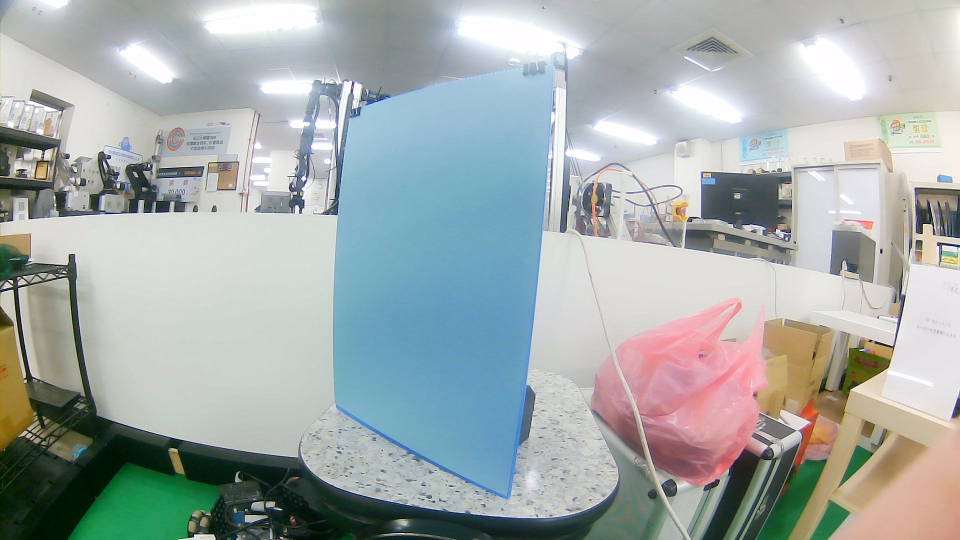
#> input picture test_img/Blue_0001.jpg, 1920 x 1080 px (shown at 1/2 size)
$ python -i tracking.py   (imports and definitions only)
#> lines starting #> are read from the running program, lines starting #| are printed output that depends on the picture; after the words box and inside, x2 and y2 are one past the last pixel; in counts of white or black regions, pixels touching at a corner belong together
#> further down, picture is the input picture: shape (1080, 1920, 3); mean B, G, R 170.5, 171.6, 163.4
import cv2
import numpy as np
import math

def get_line_position(org_img):

    # 匯入圖
    # org_img = cv2.imread("C:/Users/40850/Downloads/IRC_ws/Line/WIN_20230223_16_55_25_Pro.jpg")

    # 裁切區域
    org_img = cv2.resize(org_img, (720,405))
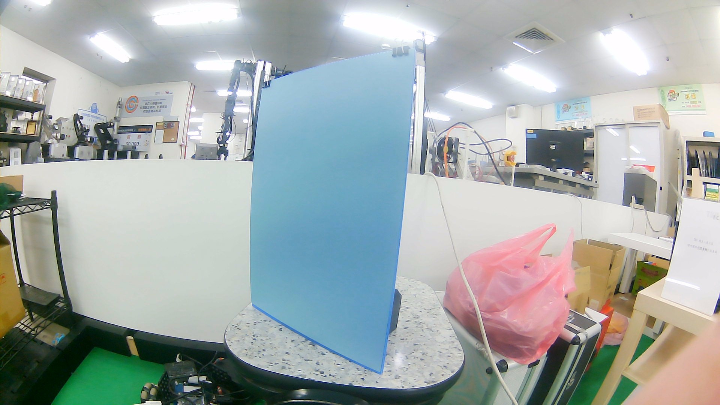
#> org_img: shape (405, 720, 3); mean of channels 0, 1, 2 170.5, 171.5, 163.3; drawn as B, G, R
    org_img = org_img[150:405, 0:720]
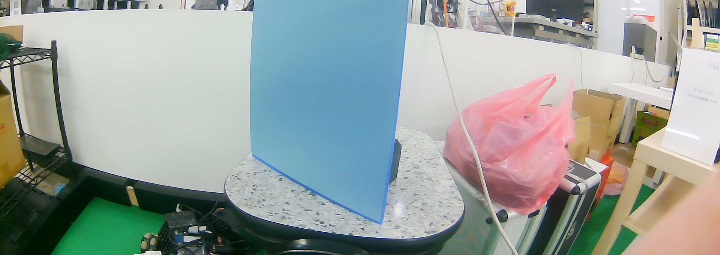
#> org_img: shape (255, 720, 3); mean of channels 0, 1, 2 156, 160, 151.5; drawn as B, G, R

    # gray_img = cv2.cvtColor(org_img, cv2.COLOR_BGR2GRAY)

    # 雙向濾波
    fillter_img = cv2.bilateralFilter(org_img, 10, 50, 300)

    # 中值濾波
    fillter_img = cv2.medianBlur(fillter_img, 37)
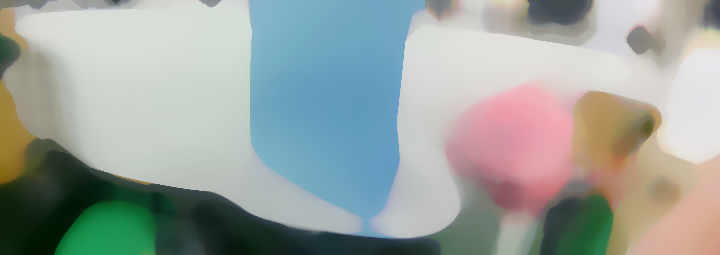
#> fillter_img: shape (255, 720, 3); mean of channels 0, 1, 2 157.8, 162.4, 154.2; drawn as B, G, R

    # 提取邊緣
    canny_img = cv2.Canny(fillter_img, 10, 20, None, 3)
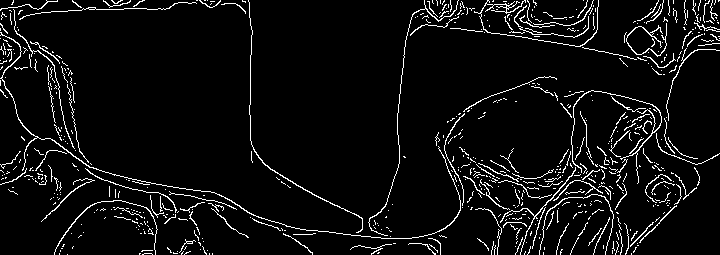
#> canny_img: shape (255, 720); 5.8% white in thin lines or dots

    # 膨脹
    kernel = np.ones((5,5), np.uint8)
    canny_img = cv2.dilate(canny_img, kernel, 1)
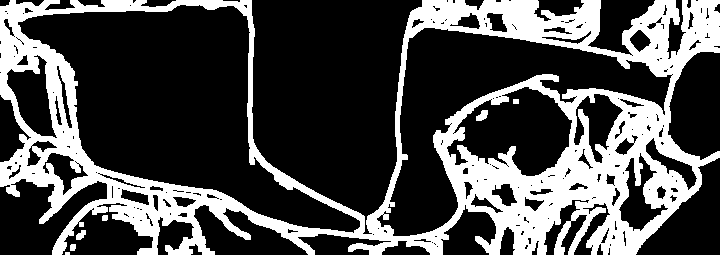
#> canny_img: shape (255, 720); 29.7% white; 7 white regions (1 under 20 px), largest, box (x1, y1, x2, y2) and area: (0, 0, 720, 255) 54315, (476, 110, 488, 121) 90, (76, 230, 86, 240) 67, (70, 244, 76, 251) 39, (102, 215, 108, 221) 34, (513, 99, 519, 104) 30

    # 霍夫找線
    lines = cv2.HoughLinesP(canny_img,1,np.pi/180, 100, 1000, 50)
#> lines = 61 rows, first 6: [74, 6, 173, 8], [168, 4, 243, 5], [473, 188, 567, 169], [107, 184, 165, 191], [514, 197, 615, 193], [523, 186, 575, 183]

    # 計算線
    weights = 0
    if type(lines) == np.ndarray:
        for line in lines:
            for x1,y1,x2,y2 in line:
                angle = math.degrees(math.atan2((y2-y1),(x2-x1)))
                if ((angle>30 and angle<150) or (angle<-30 and angle>-150)):
                    weights += (((x1+x2)-720)*6)*((y1/345)*4)
                    # weights += ((x1+x2)-720)*(y1/345)*100
                    cv2.putText(org_img, str(weights), (x1,y1), cv2.FONT_HERSHEY_SIMPLEX, .5, (0, 255, 255), 1, cv2.LINE_AA)
                    cv2.line(org_img, (x1,y1), (x2,y2), (0,0,255), 2)
            weights = weights/len(lines)
#> this loop made 61 passes
#> (line, weights) on passes 1 to 12: ([[74, 6, 173, 8]], 0), ([[168, 4, 243, 5]], 0), ([[473, 188, 567, 169]], 0), ([[107, 184, 165, 191]], 0), ([[514, 197, 615, 193]], 0), ([[523, 186, 575, 183]], 0), ([[259, 225, 420, 239]], 0), ([[60, 9, 171, 10]], 0), ([[411, 11, 533, 13]], 0), ([[553, 191, 615, 192]], 0), ([[543, 182, 606, 182]], 0), ([[117, 211, 194, 210]], 0)
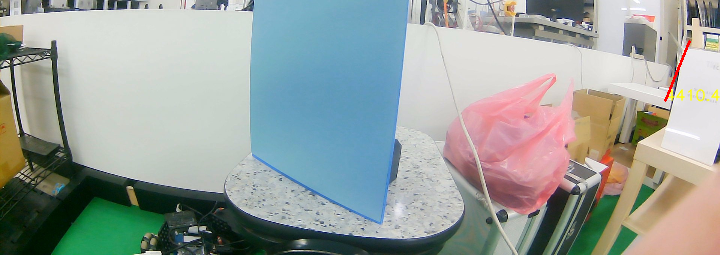
#> org_img: shape (255, 720, 3); 0.28% of pixels changed, all inside (x1, y1, x2, y2) = (664, 40, 720, 102); drawn as B, G, R
#> after the loop, weights = 2.3e-11
    # cv2.imshow('org_img', org_img)
    # cv2.waitKey(1)

    return weights

# [6 lines of commented-out code are left out]

>>> import cv2
>>> picture = cv2.imread('test_img/Blue_0001.jpg')
>>> result = get_line_position(picture)
#> result = 2.3e-11

$ run again, on test_img/Blue_0002.jpg
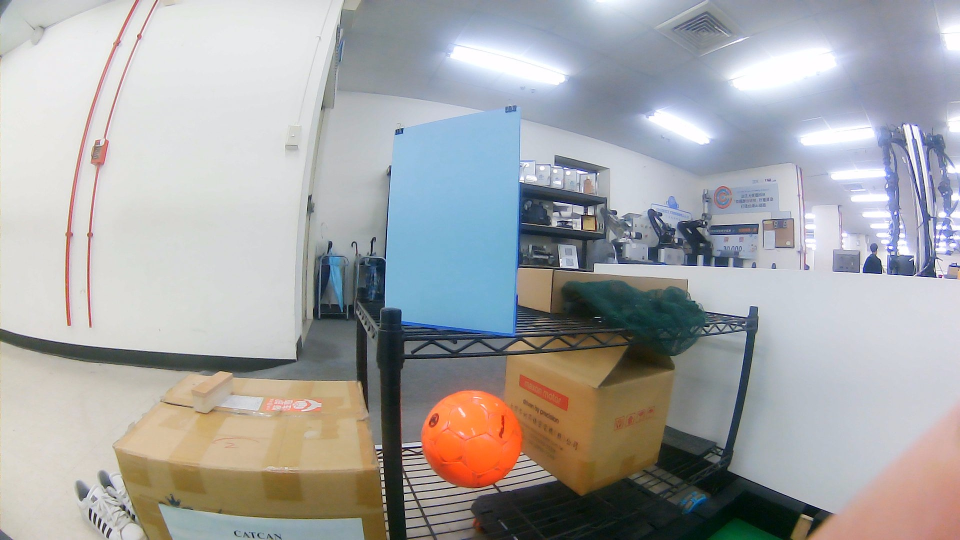
#> input picture test_img/Blue_0002.jpg, 1920 x 1080 px (shown at 1/2 size)
#> picture is the input picture: shape (1080, 1920, 3); mean B, G, R 166.1, 165.4, 165.2
#> in get_line_position, `canny_img = cv2.dilate(canny_img, kernel, 1)`:
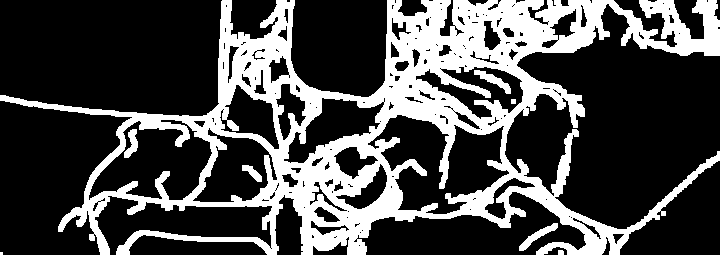
#> canny_img: shape (255, 720); 28.9% white; 8 white regions (1 under 20 px), largest, box (x1, y1, x2, y2) and area: (0, 0, 720, 255) 52022, (519, 223, 558, 251) 298, (474, 70, 511, 94) 287
#> lines = 23 rows, first 6: [0, 97, 122, 116], [393, 75, 471, 57], [344, 209, 425, 211], [490, 57, 546, 25], [542, 51, 592, 42], [349, 211, 456, 216]
#> the loop in get_line_position, `for line in lines:` made 23 passes
#> (line, weights) on passes 1 to 8: ([[0, 97, 122, 116]], 0), ([[393, 75, 471, 57]], 0), ([[344, 209, 425, 211]], 0), ([[490, 57, 546, 25]], 0), ([[542, 51, 592, 42]], 0), ([[349, 211, 456, 216]], 0), ([[350, 210, 460, 215]], 0), ([[327, 210, 414, 216]], 0)
#> after the loop in get_line_position, `for line in lines:`:
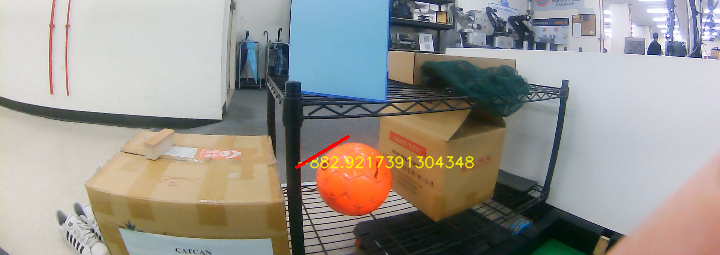
#> org_img: shape (255, 720, 3); mean of channels 0, 1, 2 143.9, 149.7, 153.4; drawn as B, G, R
#> after the loop in get_line_position, `for line in lines:`: weights = -2.13e-11

$ run again, on test_img/Blue_0012.jpg
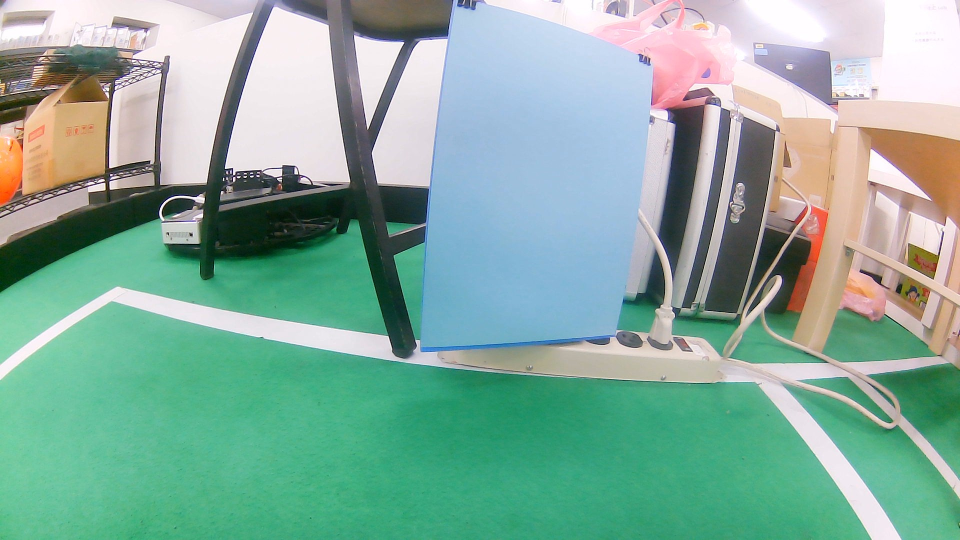
#> input picture test_img/Blue_0012.jpg, 1920 x 1080 px (shown at 1/2 size)
#> picture is the input picture: shape (1080, 1920, 3); mean B, G, R 157.8, 171.7, 134.2
#> in get_line_position, `canny_img = cv2.Canny(fillter_img, 10, 20, None, 3)`:
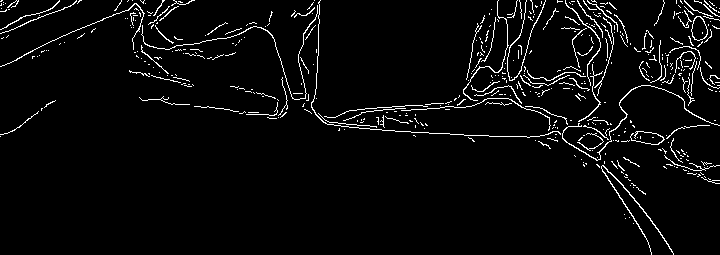
#> canny_img: shape (255, 720); 4% white in thin lines or dots
#> in get_line_position, `canny_img = cv2.dilate(canny_img, kernel, 1)`:
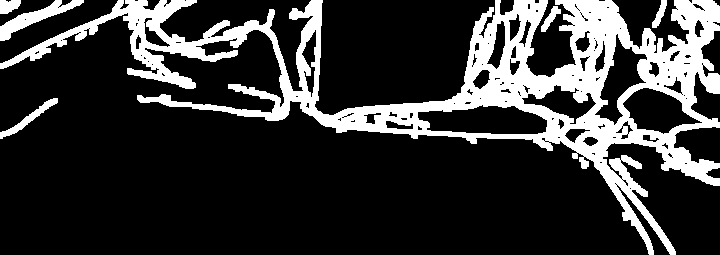
#> canny_img: shape (255, 720); 21% white; 6 white regions, box (x1, y1, x2, y2) and area: (0, 0, 720, 255) 36591, (0, 0, 84, 41) 978, (0, 98, 58, 139) 445, (0, 0, 21, 14) 228, (541, 6, 561, 32) 198, (652, 0, 667, 28) 185
#> lines = 45 rows, first 6: [520, 134, 573, 142], [344, 109, 527, 97], [374, 116, 429, 126], [159, 102, 287, 115], [402, 129, 475, 138], [663, 158, 719, 167]
#> the loop in get_line_position, `for line in lines:` made 45 passes
#> after the loop in get_line_position, `for line in lines:`: weights = 0

$ run again, on test_img/Blue_0013.jpg
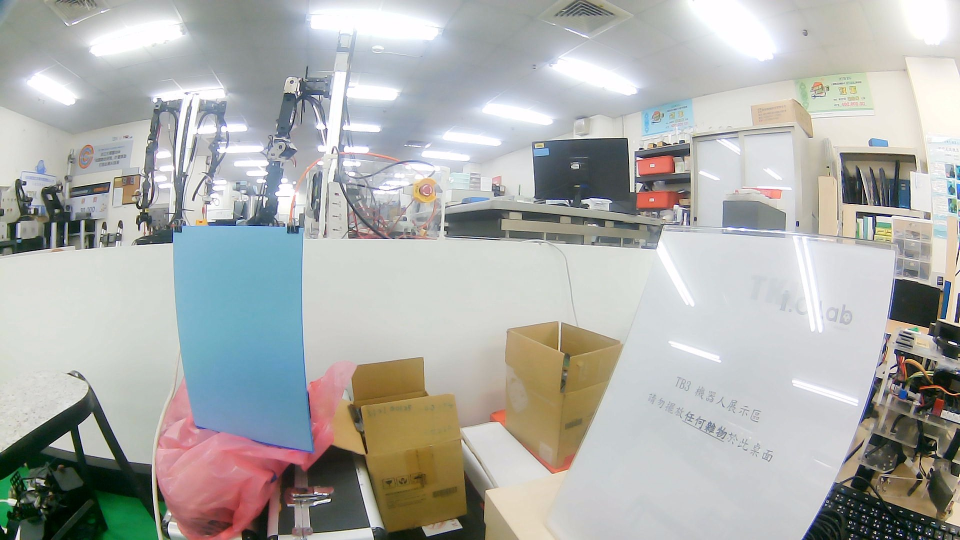
#> input picture test_img/Blue_0013.jpg, 1920 x 1080 px (shown at 1/2 size)
#> picture is the input picture: shape (1080, 1920, 3); mean B, G, R 171.1, 174.2, 173
#> in get_line_position, `canny_img = cv2.dilate(canny_img, kernel, 1)`:
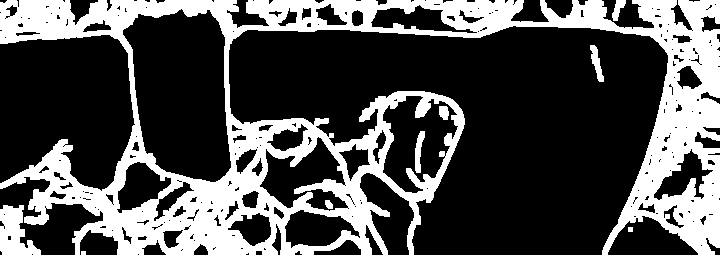
#> canny_img: shape (255, 720); 31.1% white; 9 white regions, largest, box (x1, y1, x2, y2) and area: (0, 0, 720, 255) 54906, (0, 205, 41, 255) 1239, (415, 131, 425, 173) 244
#> lines = 100 rows, first 6: [246, 6, 325, 6], [19, 4, 70, 4], [270, 3, 377, 3], [89, 12, 177, 11], [246, 5, 327, 5], [424, 8, 477, 8]
#> the loop in get_line_position, `for line in lines:` made 100 passes
#> after the loop in get_line_position, `for line in lines:`:
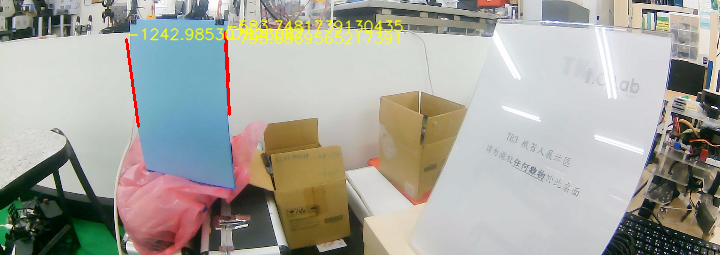
#> org_img: shape (255, 720, 3); mean of channels 0, 1, 2 157.5, 165.2, 165.5; drawn as B, G, R
#> after the loop in get_line_position, `for line in lines:`: weights = -12.43
